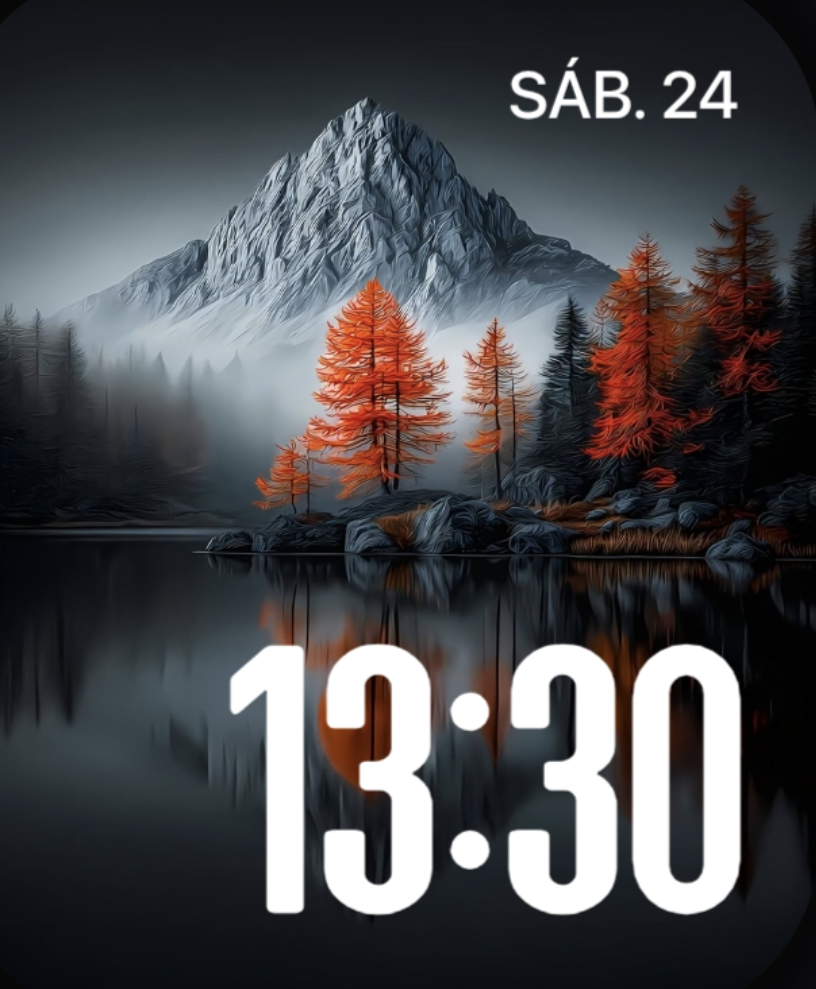
#> input picture design/faces/montana.png, 816 x 989 px; its folder holds 5 pictures in this run
$ python gen_faces.py
#> lines starting #> are read from the running program, lines starting #| are printed output that depends on the picture; after the words box and inside, x2 and y2 are one past the last pixel; in counts of white or black regions, pixels touching at a corner belong together
#!/usr/bin/env python3
"""
Genera los fondos de las esferas fotográficas (assets/faces/*.jpg) a partir de
los diseños del usuario (design/faces/*.png, en la raíz del repositorio).

Cada diseño es una captura con la hora, la fecha y otros datos ya pintados.
En el reloj esos datos se dibujan con LVGL (son reales), así que aquí:
  1. se escala la imagen a 410x502 cubriendo la pantalla y se recorta al centro
     (sin deformar; se pierden como mucho 15 px por lado);
  2. se borran los textos dinámicos (máscara de sus píxeles claros dentro de su
     caja medida, ampliada 3 px) y se reconstruye el fondo (OpenCV, Telea). La
     hora nueva se dibuja encima, en el mismo sitio y con el mismo tamaño;
  3. la esfera analógica no se rellena: se reconstruye el degradado (desenfoque
     normalizado sin las marcas, con el corte nítido del lado iluminado) y se
     vuelven a dibujar las marcas y los números con su geometría medida. Las
     agujas, la fecha y la complicación de batería son de LVGL;
  4. se guarda en JPEG baseline (TJpgDec no admite progresivo), calidad 90.

Uso (desde "Flex OS Ultra Watch/"): python3 tools/faces/gen_faces.py
Requiere: Pillow, numpy, opencv-python-headless. La salida es determinista.
"""
import math
import os
import sys

import cv2
import numpy as np
from PIL import Image, ImageDraw, ImageFont

HERE = os.path.dirname(os.path.abspath(__file__))
PROJ = os.path.normpath(os.path.join(HERE, "..", ".."))
SRC = os.path.normpath(os.path.join(PROJ, "..", "design", "faces"))
OUT = os.path.join(PROJ, "assets", "faces")
FONT = os.path.join(PROJ, "assets", "fonts", "Outfit-Regular.ttf")
W, H = 410, 502

# Cajas (x0, y0, x1, y1) de los textos dinámicos en la imagen ya escalada a 410x502.
TEXT = {
    "montana": [(257, 29, 371, 59), (115, 327, 372, 463)],
    "gato": [(303, 49, 396, 74), (176, 89, 395, 163)],
    "tierra": [(131, 13, 280, 47), (75, 73, 337, 146), (16, 470, 398, 495)],
    "flores": [(265, 17, 382, 40), (257, 62, 385, 236), (257, 247, 385, 421), (315, 445, 382, 469)],
    "taj": [(144, 21, 265, 53), (98, 75, 307, 185)],
}


def cover(im):
    s = max(W / im.width, H / im.height)
#> s = 0.508
    nw, nh = round(im.width * s), round(im.height * s)
#> nw = 414; nh = 502
    r = im.resize((nw, nh), Image.LANCZOS)
    x0, y0 = (nw - W) // 2, (nh - H) // 2
#> x0 = 2; y0 = 0
    return r.crop((x0, y0, x0 + W, y0 + H))
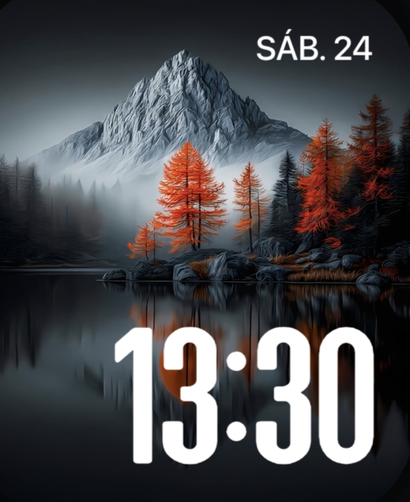
#> returned value: PIL image 410x502 RGB; mean R, G, B 73.8, 73.5, 76.6


def photo(name):
    im = cover(Image.open(os.path.join(SRC, name + ".png")).convert("RGB"))
    bgr = cv2.cvtColor(np.asarray(im), cv2.COLOR_RGB2BGR)
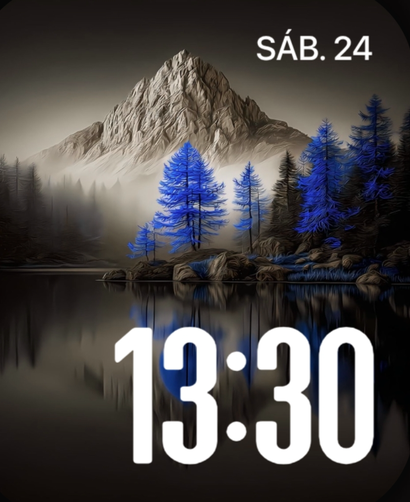
#> bgr: shape (502, 410, 3); mean R, G, B 76.6, 73.5, 73.8
    g = cv2.cvtColor(bgr, cv2.COLOR_BGR2GRAY)
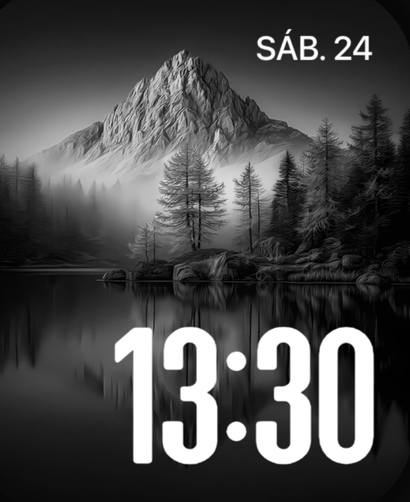
#> g: shape (502, 410); min 0, max 255, mean 74
    m = np.zeros(g.shape, np.uint8)
    for (x0, y0, x1, y1) in TEXT[name]:
        x0, y0, x1, y1 = x0 - 4, y0 - 4, x1 + 4, y1 + 4
        m[y0:y1 + 1, x0:x1 + 1] = (g[y0:y1 + 1, x0:x1 + 1] > 150).astype(np.uint8) * 255
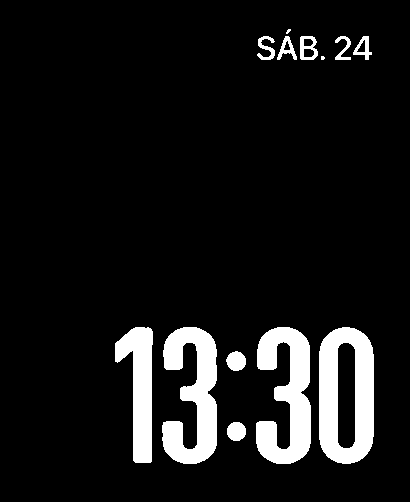
#> m: shape (502, 410); 9.2% white; 13 white regions (2 under 20 px), largest, box (x1, y1, x2, y2) and area: (319, 327, 374, 464) 5125, (256, 327, 311, 464) 4619, (162, 327, 217, 464) 4560
    m = cv2.dilate(m, cv2.getStructuringElement(cv2.MORPH_ELLIPSE, (7, 7)))
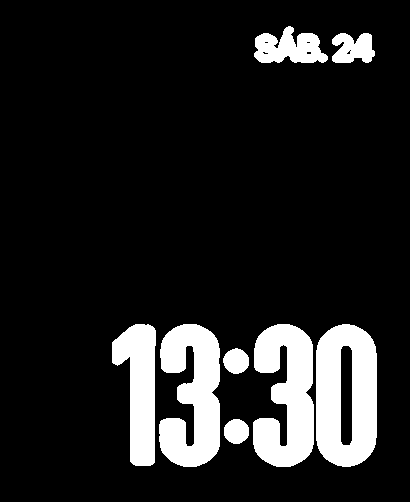
#> m: shape (502, 410); 13.1% white; 8 white regions, largest, box (x1, y1, x2, y2) and area: (316, 324, 377, 467) 6815, (253, 324, 314, 467) 6216, (159, 324, 220, 467) 6169
    out = cv2.inpaint(bgr, m, 7, cv2.INPAINT_TELEA)
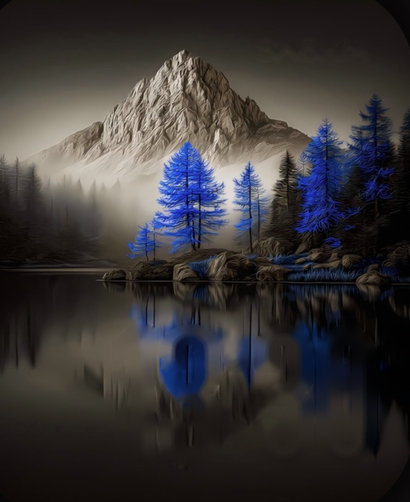
#> out: shape (502, 410, 3); mean R, G, B 57, 53.8, 54.5
    return Image.fromarray(cv2.cvtColor(out, cv2.COLOR_BGR2RGB))
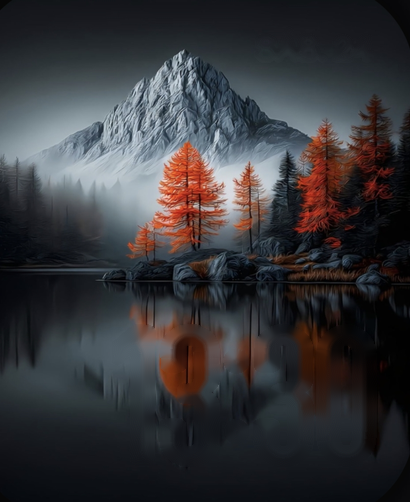
#> returned value: PIL image 410x502 RGB; mean R, G, B 54.5, 53.8, 57


# [30 lines left out: functions wblur, rr_hit, not called in this run]


ANALOG_CX, ANALOG_CY = 207.5, 254.0  # centro de la esfera medido en la referencia


# [60 lines left out: function analog, not called in this run]


def main():
    os.makedirs(OUT, exist_ok=True)
    jobs = [(n, photo) for n in TEXT] + [("analogica", None)]
    for name, fn in jobs:
        im = analog() if fn is None else fn(name)
        path = os.path.join(OUT, "face_%s.jpg" % name)
        # 4:4:4 en la analógica (líneas finas); 4:2:0 en las fotografías
        im.save(path, "JPEG", quality=90, optimize=True, progressive=False,
                subsampling=0 if fn is None else 2)
        print("%-10s %6d B  %s" % (name, os.path.getsize(path), path))
#> pass 2 of the loop in main, `for name, fn in jobs:`:
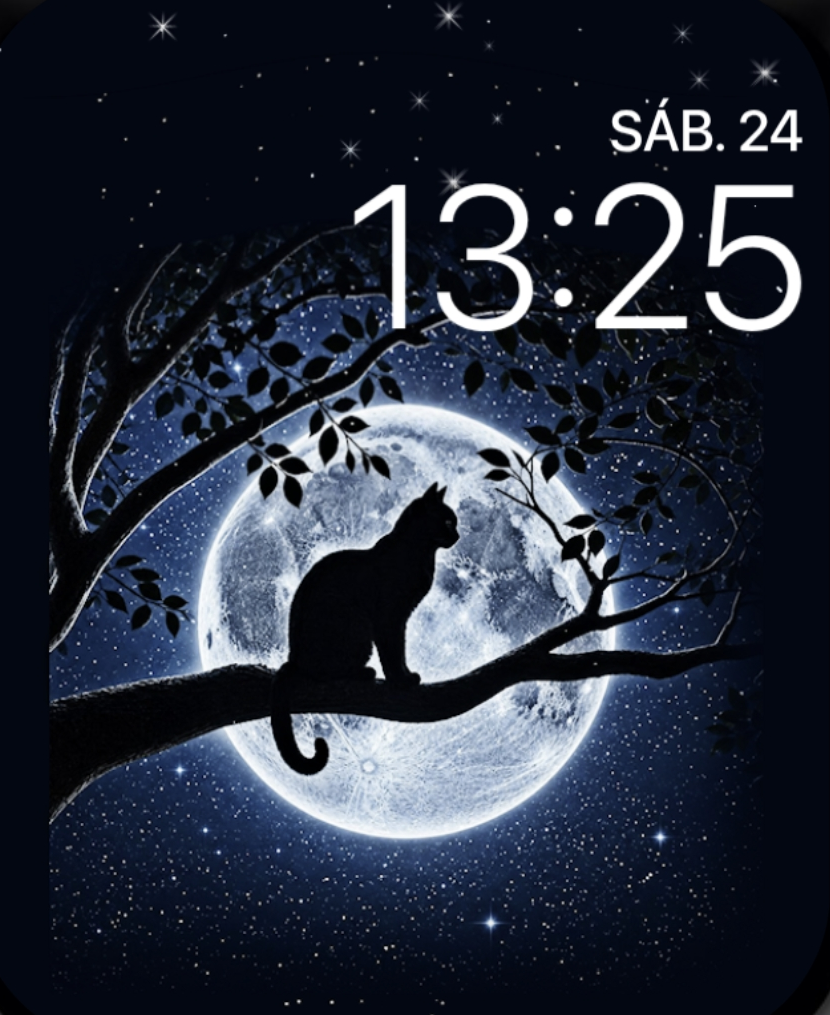
#> input picture design/faces/gato.png, 830 x 1015 px
#> r: PIL image 411x502 RGB
#> after the loop in photo (call 2), `for (x0, y0, x1, y1) in TEXT[name]:`:
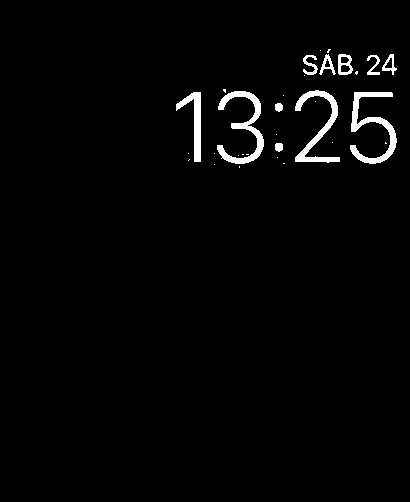
#> m: shape (502, 410); 2.2% white; 31 white regions (20 under 20 px), largest, box (x1, y1, x2, y2) and area: (350, 92, 397, 164) 1054, (217, 91, 264, 164) 1034, (295, 90, 340, 163) 918
#> in photo (call 2), `return Image.fromarray(cv2.cvtColor(out, cv2.COLOR_BGR2RGB))`:
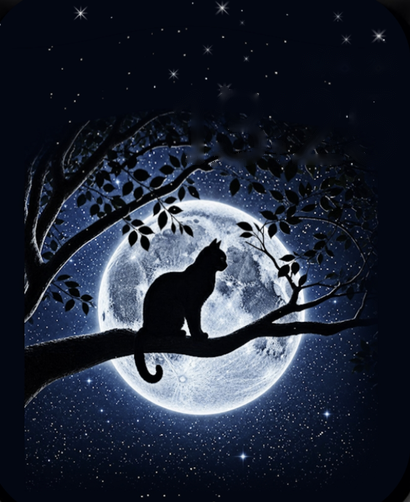
#> returned value: PIL image 410x502 RGB; mean R, G, B 32.5, 39.3, 53.7
    return 0


if __name__ == "__main__":
#> (the run stopped early here; a loop or call above may not have finished)
